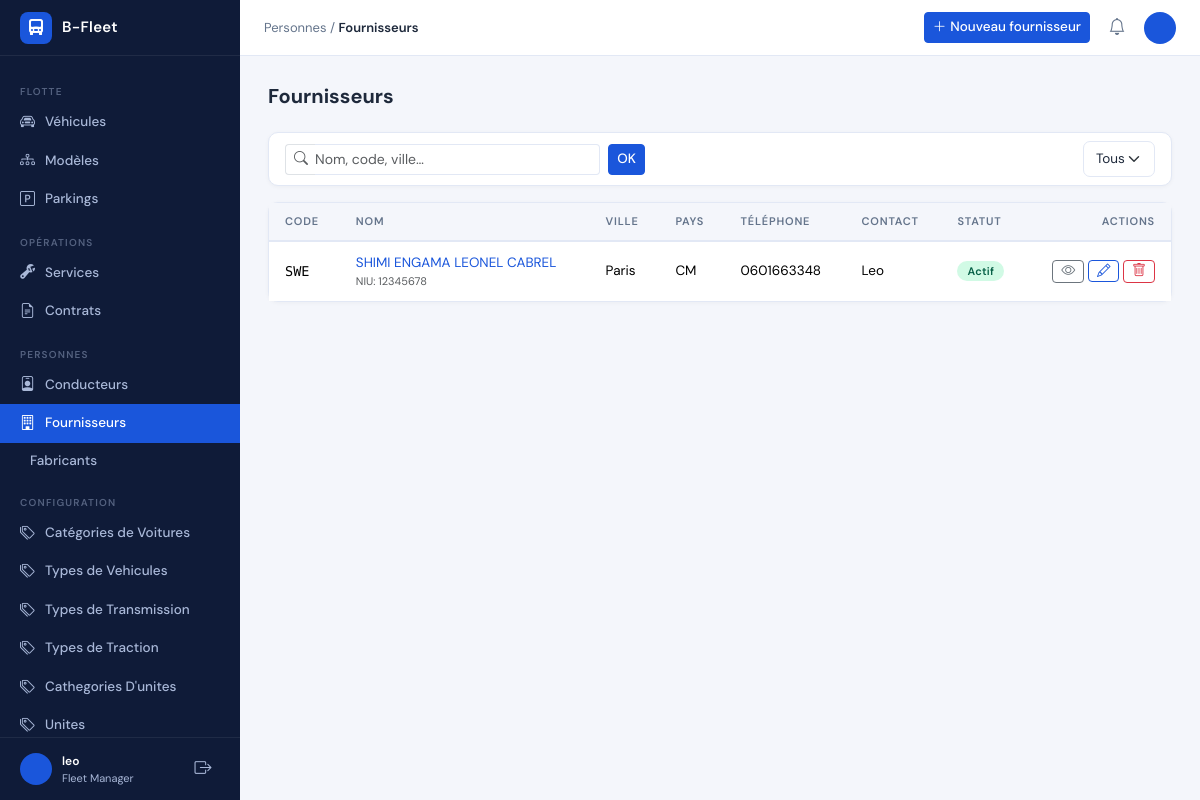
The page /people/suppliers/ (signed in) on the database its author committed.
### fleet/people/models.py (models this page shows, shortened)
class Supplier(BaseModel):
    name = models.CharField(max_length=255)
    code = models.CharField(max_length=20, unique=True)
    tax_id = models.CharField(max_length=50, blank=True, verbose_name="NIU / Tax ID")
    address = models.TextField(blank=True)
    city = models.CharField(max_length=100, blank=True)
    country = models.CharField(max_length=2, default="CM")
    phone = models.CharField(max_length=30, blank=True)
    email = models.EmailField(blank=True)
    website = models.URLField(blank=True)
    contact_person = models.CharField(max_length=255, blank=True)
    notes = models.TextField(blank=True)
    is_active = models.BooleanField(default=True)
    class Meta:
        ordering = ["name"]

### fleet/people/views.py (the view)
# urls.py: path("suppliers/", views.SupplierListView.as_view(), name="supplier-list"),
class SupplierListView(LoginRequiredMixin, ListView):
    template_name = "people/supplier_list.html"
    context_object_name = "suppliers"
    def get_queryset(self):
        return selectors.get_all_suppliers()

### fleet/people/selectors.py (called while the page is built)
def get_all_suppliers() -> QuerySet:
    return Supplier.objects.all()

### fleet/templates/people/supplier_list.html (shortened to what this page needs)
{% extends 'base.html' %}
{% block nav_suppliers %}active{% endblock %}
{% block breadcrumb %}
  Personnes / <span class="bc-current">Fournisseurs</span>
{% endblock %}
{% block topbar_actions %}
  <a href="{% url 'people:supplier-create' %}" class="btn btn-primary btn-sm">
    <i class="bi bi-plus-lg me-1"></i>Nouveau fournisseur
  </a>
{% endblock %}
{% block content %}
<div class="page-header"><h1>Fournisseurs</h1></div>
<div class="card mb-3">
  <div class="card-body py-2 px-3 d-flex gap-2 flex-wrap align-items-center">
    <form method="get" class="d-flex gap-2 flex-grow-1" style="max-width:360px;">
      <div class="input-group input-group-sm">
        <span class="input-group-text bg-white border-end-0">
          <i class="bi bi-search text-muted"></i>
        </span>
        <input type="text" name="q" value="{{ request.GET.q }}"
               class="form-control border-start-0 ps-0"
               placeholder="Nom, code, ville…">
      </div>
      <button type="submit" class="btn btn-primary btn-sm">OK</button>
    </form>
    <div class="ms-auto">
      <select class="form-select form-select-sm" style="width:auto;"
              onchange="window.location.href='?active='+this.value">
        <option value="">Tous</option>
      </select>
    </div>
  </div>
</div>
<div class="card">
  {% if suppliers %}
  <div class="table-responsive">
    <table class="table table-fleet mb-0">
      <thead>
        <tr>
          <th>Code</th>
          <th>Nom</th>
          <th>Ville</th>
          <th>Pays</th>
          <th>Téléphone</th>
          <th>Contact</th>
          <th>Statut</th>
          <th class="text-end">Actions</th>
        </tr>
      </thead>
      <tbody>
        {% for s in suppliers %}
        <tr>
          <td class="font-mono fw-600 small">{{ s.code }}</td>
          <td>
            <a href="{% url 'people:supplier-detail' s.pk %}" class="fw-600 text-decoration-none">
              {{ s.name }}
            </a>
            {% if s.tax_id %}
              <div class="text-muted" style="font-size:11px;">NIU: {{ s.tax_id }}</div>
            {% endif %}
          </td>
          <td>{{ s.city|default:"—" }}</td>
          <td>{{ s.country }}</td>
          <td>{{ s.phone|default:"—" }}</td>
          <td>{{ s.contact_person|default:"—" }}</td>
          <td>
            {% if s.is_active %}
              <span class="badge-state badge-done">Actif</span>
            {% else %}
              <span class="badge-state badge-inactive">Inactif</span>
            {% endif %}
          </td>
          <td class="text-end">
            <a href="{% url 'people:supplier-detail' s.pk %}"
               class="btn btn-sm btn-outline-secondary py-0 px-2">
              <i class="bi bi-eye"></i>
            </a>
            <a href="{% url 'people:supplier-update' s.pk %}"
               class="btn btn-sm btn-outline-primary py-0 px-2">
              <i class="bi bi-pencil"></i>
            </a>
            <a href="{% url 'people:supplier-delete' s.pk %}"
               class="btn btn-sm btn-outline-danger py-0 px-2">
              <i class="bi bi-trash"></i>
            </a>
          </td>
        </tr>
        {% endfor %}
      </tbody>
    </table>
  </div>
  {% endif %}
</div>
{% endblock %}

### fleet/templates/base.html (shortened to what this page needs)
<!DOCTYPE html>
<html lang="fr">
<head>
  <link href="https://cdn.jsdelivr.net/npm/bootstrap@5.3.3/dist/css/bootstrap.min.css" rel="stylesheet" />
  <link href="https://cdn.jsdelivr.net/npm/bootstrap-icons@1.11.3/font/bootstrap-icons.css" rel="stylesheet" />
</head>
<body>
<nav id="sidebar">
  <a class="sidebar-logo" >
    <div class="logo-icon"><i class="bi bi-truck-front-fill"></i></div>
    <span class="logo-text">B-Fleet</span>
  </a>
  <div class="sidebar-nav">
    <div class="nav-section">Flotte</div>
    <a class="sidebar-link {% block nav_vehicles %}{% endblock %}" href="{% url 'vehicles:vehicle-list' %}">
      <i class="bi bi-car-front"></i> Véhicules
    </a>
    <a class="sidebar-link {% block nav_vehicle_models %}{% endblock %}" href="{% url 'vehicles:vehicle-model-list' %}">
      <i class="bi bi-diagram-3"></i> Modèles
    </a>
    <a class="sidebar-link {% block nav_parkings %}{% endblock %}" href="{% url 'vehicles:parking-list' %}">
      <i class="bi bi-p-square"></i> Parkings
    </a>
    <div class="nav-section">Opérations</div>
    <a class="sidebar-link {% block nav_services %}{% endblock %}" href="{% url 'operations:service-list' %}">
      <i class="bi bi-wrench-adjustable"></i> Services
    </a>
    <a class="sidebar-link {% block nav_contracts %}{% endblock %}" href="{% url 'operations:contract-list' %}">
      <i class="bi bi-file-earmark-text"></i> Contrats
    </a>
    <div class="nav-section">Personnes</div>
    <a class="sidebar-link {% block nav_drivers %}{% endblock %}" href="{% url 'people:driver-list' %}">
      <i class="bi bi-person-badge"></i> Conducteurs
    </a>
    <a class="sidebar-link {% block nav_suppliers %}{% endblock %}" href="{% url 'people:supplier-list' %}">
      <i class="bi bi-building"></i> Fournisseurs
    </a>
    <a class="sidebar-link {% block nav_manufacturers %}{% endblock %}" href="{% url 'people:manufacturer-list' %}">
       Fabricants
    </a>
    <div class="nav-section">Configuration</div>
    <a class="sidebar-link {% block nav_vehicle_categories %}{% endblock %}" href="{% url 'configuration:vehicle-category-list' %}">
      <i class="bi bi-tags"></i> Catégories de Voitures
    </a>
    <a class="sidebar-link {% block nav_vehicle_type %}{% endblock %}" href="{% url 'configuration:vehicle-type-list' %}">
      <i class="bi bi-tags"></i> Types de Vehicules
    </a>
    <a class="sidebar-link {% block transmission %}{% endblock %}" href="{% url 'configuration:transmission-list' %}">
      <i class="bi bi-tags"></i> Types de Transmission
    </a>
    <a class="sidebar-link {% block traction %}{% endblock %}" href="{% url 'configuration:traction-type-list' %}">
      <i class="bi bi-tags"></i> Types de Traction
    </a>
    <a class="sidebar-link {% block unit_cathegory %}{% endblock %}" href="{% url 'configuration:unit-category-list' %}">
      <i class="bi bi-tags"></i> Cathegories D'unites
    </a>
    <a class="sidebar-link {% block unites %}{% endblock %}" href="{% url 'configuration:unit-list' %}">
      <i class="bi bi-tags"></i> Unites
    </a>
  </div>
  <div style="padding:14px 20px; border-top:1px solid rgba(255,255,255,.07); display:flex; align-items:center; gap:10px;">
    <div class="avatar" style="flex-shrink:0;">
    </div>
    <div style="overflow:hidden; flex:1;">
      <div style="font-size:12px; color:#fff; font-weight:600; white-space:nowrap; overflow:hidden; text-overflow:ellipsis;">
        {{ request.user.get_full_name|default:request.user.username }}
      </div>
      <div style="font-size:11px; color:var(--sidebar-text);">Fleet Manager</div>
    </div>
    <a href="{% url 'admin:logout' %}" class="btn-topbar" title="Déconnexion" style="color:var(--sidebar-text);">
      <i class="bi bi-box-arrow-right"></i>
    </a>
  </div>
</nav>
<header id="topbar">
  <div class="topbar-breadcrumb">
    {% block breadcrumb %}{% endblock %}
  </div>
  <div class="topbar-actions">
    {% block topbar_actions %}{% endblock %}
    <button class="btn-topbar" title="Notifications">
      <i class="bi bi-bell"></i>
    </button>
    <div class="avatar">
    </div>
  </div>
</header>
<main id="main">
  {% block content %}{% endblock %}
</main>
</body>
</html>

### fleet/templates/base.html (style rules this page uses)
:root { --primary: #1a56db; --primary-dark: #1046b8; --primary-light: #ebf2ff; --sidebar-bg: #0f1b38; --sidebar-text: #a9b8d8; --sidebar-hover: rgba(255,255,255,.07); --sidebar-active:#1a56db; --sidebar-width: 240px; --topbar-h: 56px; --body-bg: #f4f6fb; --card-bg: #ffffff; --border: #e2e8f5; --text: #1e293b; --text-muted: #64748b; --success: #0ea06a; --warning: #f59e0b; --danger: #ef4444; --radius: 10px; }
*, *::before, *::after { box-sizing: border-box; }
body { font-family: 'DM Sans', sans-serif; background: var(--body-bg); color: var(--text); margin: 0; }
#sidebar { position: fixed; top: 0; left: 0; width: var(--sidebar-width); height: 100vh; background: var(--sidebar-bg); display: flex; flex-direction: column; z-index: 1040; transition: width .2s; overflow: hidden; }
.sidebar-logo { display: flex; align-items: center; gap: 10px; padding: 0 20px; height: var(--topbar-h); border-bottom: 1px solid rgba(255,255,255,.07); text-decoration: none; flex-shrink: 0; }
.sidebar-logo .logo-icon { width: 32px; height: 32px; background: var(--primary); border-radius: 8px; display: flex; align-items: center; justify-content: center; color: #fff; font-size: 16px; flex-shrink: 0; }
.sidebar-logo .logo-text { font-weight: 600; font-size: 15px; color: #fff; letter-spacing: .3px; white-space: nowrap; }
.sidebar-nav { flex: 1; overflow-y: auto; padding: 12px 0; scrollbar-width: thin; scrollbar-color: rgba(255,255,255,.1) transparent; }
.nav-section { padding: 16px 20px 4px; font-size: 10px; font-weight: 600; letter-spacing: 1.2px; text-transform: uppercase; color: rgba(169,184,216,.45); }
.sidebar-link { display: flex; align-items: center; gap: 10px; padding: 8px 20px; color: var(--sidebar-text); text-decoration: none; font-size: 13.5px; font-weight: 500; border-radius: 0; transition: background .15s, color .15s; white-space: nowrap; }
.sidebar-link i { font-size: 15px; flex-shrink: 0; }
.sidebar-link.active { background: var(--sidebar-active); color: #fff; }
#topbar { position: fixed; top: 0; left: var(--sidebar-width); right: 0; height: var(--topbar-h); background: var(--card-bg); border-bottom: 1px solid var(--border); display: flex; align-items: center; padding: 0 24px; z-index: 1030; gap: 12px; }
.topbar-breadcrumb { flex: 1; font-size: 13px; color: var(--text-muted); }
.topbar-breadcrumb .bc-current { color: var(--text); font-weight: 600; }
.topbar-actions { display: flex; align-items: center; gap: 10px; }
.btn-topbar { background: none; border: none; width: 34px; height: 34px; border-radius: 8px; display: flex; align-items: center; justify-content: center; color: var(--text-muted); font-size: 17px; cursor: pointer; transition: background .15s, color .15s; }
.avatar { width: 32px; height: 32px; border-radius: 50%; background: var(--primary); color: #fff; display: flex; align-items: center; justify-content: center; font-size: 12px; font-weight: 600; cursor: pointer; }
#main { margin-left: var(--sidebar-width); margin-top: var(--topbar-h); min-height: calc(100vh - var(--topbar-h)); padding: 28px 28px; }
.page-header { display: flex; align-items: center; justify-content: space-between; margin-bottom: 24px; gap: 12px; }
.page-header h1 { font-size: 20px; font-weight: 700; margin: 0; color: var(--text); }
.card { background: var(--card-bg); border: 1px solid var(--border); border-radius: var(--radius); box-shadow: 0 1px 4px rgba(0,0,0,.04); }
.table-fleet th { font-size: 11px; font-weight: 600; text-transform: uppercase; letter-spacing: .8px; color: var(--text-muted); border-bottom: 2px solid var(--border); background: var(--body-bg); padding: 10px 16px; white-space: nowrap; }
.table-fleet td { padding: 11px 16px; font-size: 13.5px; vertical-align: middle; border-bottom: 1px solid var(--border); }
.table-fleet tbody tr:last-child td { border-bottom: none; }
.badge-state { padding: 3px 10px; border-radius: 20px; font-size: 11px; font-weight: 600; letter-spacing: .3px; }
.badge-done { background: #d1fae5; color: #065f46; }
.btn-primary { background: var(--primary); border-color: var(--primary); font-weight: 500; font-size: 13.5px; }
.btn-outline-primary { border-color: var(--primary); color: var(--primary); font-size: 13.5px; }
.form-control, .form-select { border: 1px solid var(--border); border-radius: 7px; font-size: 13.5px; color: var(--text); padding: 7px 12px; }
.font-mono { font-family: 'DM Mono', monospace; }
a { color: var(--primary); }

### rows shown on the page
Supplier: code "SWE", name "SHIMI ENGAMA LEONEL CABREL", tax_id "12345678", city "Paris", country "CM", phone "0601663348", contact_person "Leo", is_active "Actif"

### other values the page prints
{{ request.user.get_full_name|default:request.user.username }} "leo"
